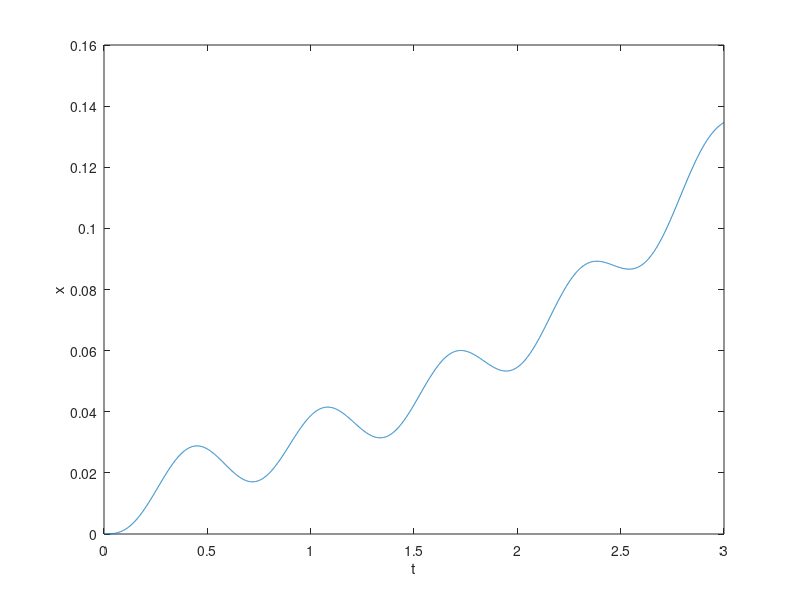

The MATLAB source for this figure:
function second_oder_ode

% SOLVE  d2x/dt2+5 dx/dt - 4 x = sin(10 t)
% initial conditions: x(0) = 0, x'(0)=0

t=0:0.001:3;   % time scale

initial_x    = 0;
initial_dxdt = 0;

[t,x]=ode45( @rhs, t, [initial_x initial_dxdt] );

plot(t,x(:,1));
xlabel('t'); ylabel('x');

    function dxdt=rhs(t,x)
        dxdt_1 = x(2);
        dxdt_2 = -5*x(2) + 4*x(1) + sin(10*t);

        dxdt=[dxdt_1; dxdt_2];
    end
end